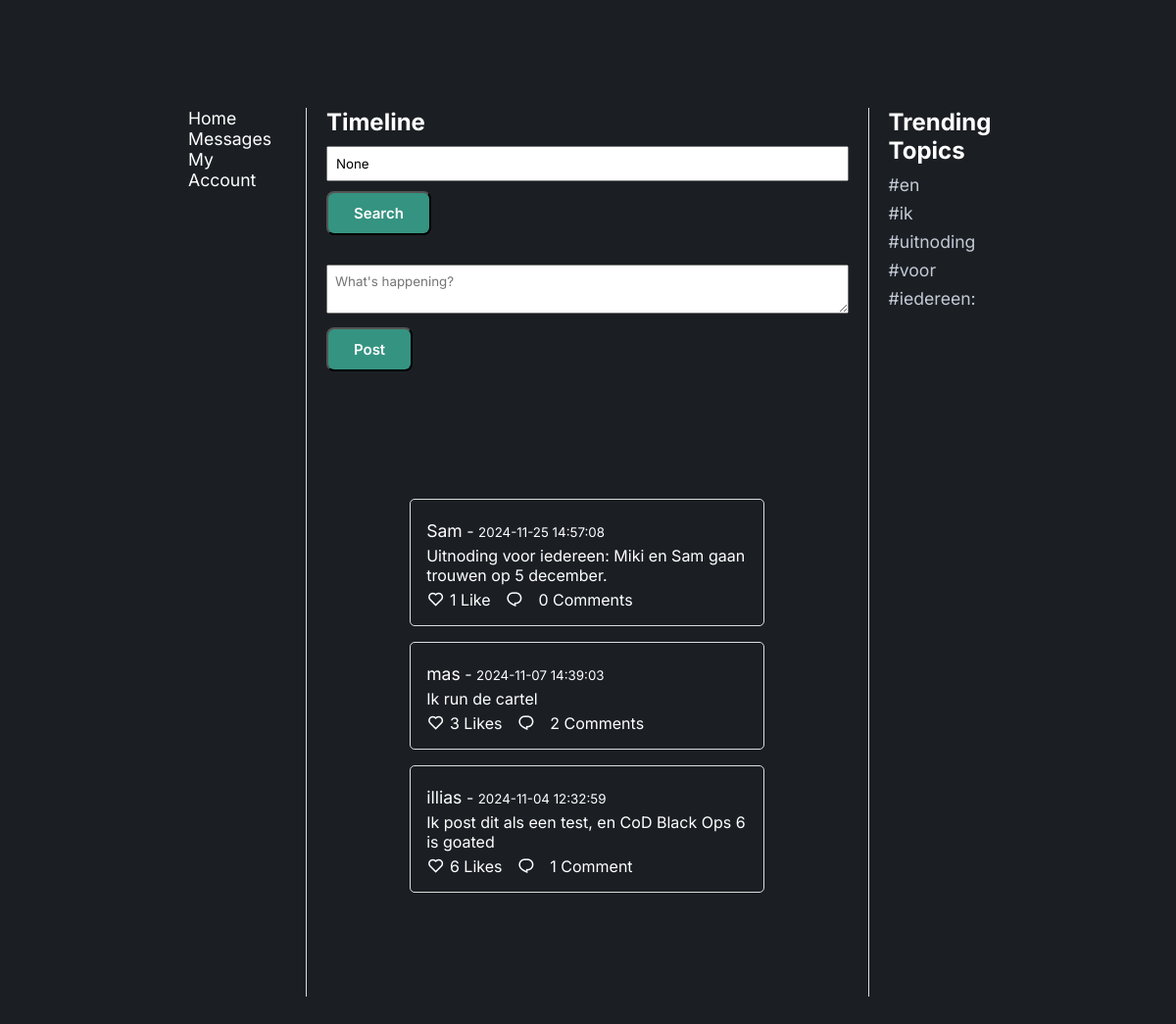
Page /home on the earlier database version.
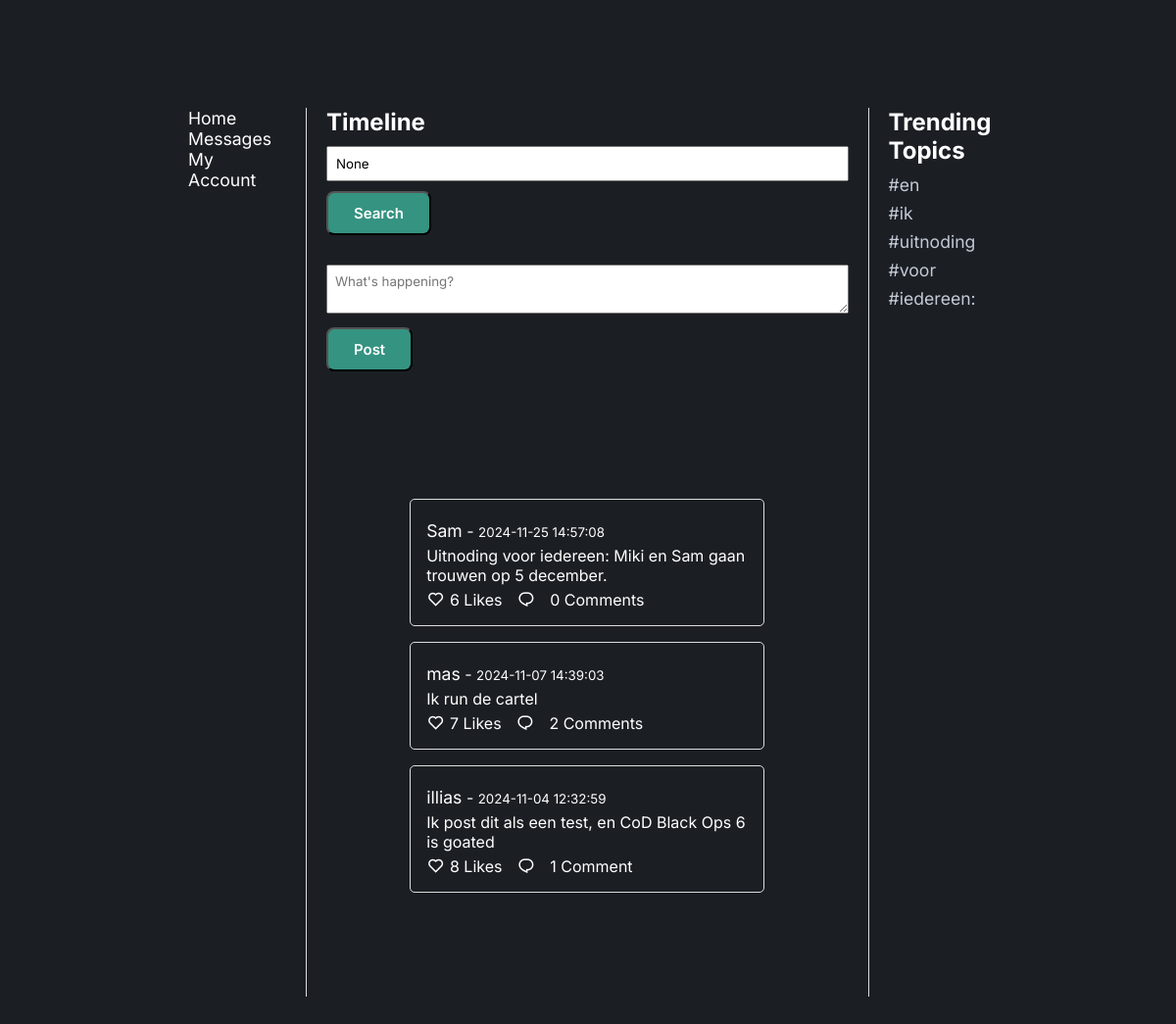
Same page on the later database version.
### app/models.py (models this page shows, shortened)
class Post(db.Model):
    id = db.Column(db.Integer, primary_key=True)
    username = db.Column(db.String(50), nullable=False)
    content = db.Column(db.String(280), nullable=False)
    timestamp = db.Column(db.DateTime, default=datetime.utcnow)
    like_count = db.Column(db.Integer, default=0)
    topics = db.Column(db.String(200))
    comments = db.relationship('Comment', backref='post', cascade="all, delete-orphan")

### app/routes.py (the view)
@main.route('/home')
def home():
    search_query = request.args.get('query')
    if search_query:
        posts = Post.query.filter(
            (Post.username.contains(search_query)) |
            (Post.content.contains(search_query))
        ).order_by(Post.timestamp.desc()).all()
    else:
        posts = Post.query.order_by(Post.timestamp.desc()).all()
    trending_topics = get_trending_topics(posts)
    return render_template('home.html', posts=posts, search_query=search_query, trending_topics=trending_topics)

### app/routes.py (called while the page is built)
def get_trending_topics(posts, num_trends=5):
    words = []
    for post in posts:
        words.extend(post.content.lower().split())
    common_words = Counter(words).most_common(num_trends)
    trending_topics = [word for word, _ in common_words]
    return trending_topics

### app/templates/home.html (shortened to what this page needs)
<!DOCTYPE html>
<html lang="en">
  <head>
    <link rel="stylesheet" href="{{ url_for('static', filename='stylesheet.css') }}" />
    <link href="https://cdn.jsdelivr.net/npm/remixicon@4.3.0/fonts/remixicon.css" rel="stylesheet" />
  </head>
  <body>
    <section>
      <div class="container">
        <div class="main-content">
        <div class="navbar">
          <a href="{{ url_for('main.home') }}" >Home</a>
          <a href="#" >Messages</a>
          <a href="{{ url_for('main.view_account') }}" class="account-link">My Account</a>
        </div>
          <div class="timeline-content">
            <h1>Timeline</h1>
            <form action="{{ url_for('main.home') }}" method="GET">
              <input type="text" name="query" placeholder="Search posts..." value="{{ search_query }}" />
              <button type="submit" class="i-btn">Search</button>
            </form>
            <form action="{{ url_for('main.post') }}" method="POST">
              <textarea name="content" placeholder="What's happening?" maxlength="280" required></textarea>
              <button type="submit" class="i-btn">Post</button>
            </form>
            <section id="posts">
              {% for post in posts %}
              <div class="post">
                <p><a href="{{ url_for('main.view_profile', username=post.username) }}" class="post-user">{{ post.username }}</a> - <small>{{ post.timestamp.strftime('%Y-%m-%d %H:%M:%S') }}</small></p>
              <p>{{ post.content }}</p>
                <div class="post-actions">
                  <form>
                    <button type="button" class="like-btn" data-post-id="{{ post.id }}">
                      <i class="ri-heart-line"></i>
                    </button>
                    <span id="like-count-{{ post.id }}">{{ post.like_count }} {{ 'Like' if post.like_count == 1 else 'Likes' }}</span>
                  </form>
                  <button id="toggle-btn-{{ post.id }}" onclick="toggleComments('{{ post.id }}')">
                    <i class="ri-chat-1-line" id="comment-icon-{{ post.id }}"></i>
                  </button>
                  <span>{{ post.comments|length }} {{ 'Comment' if post.comments|length == 1 else 'Comments' }}</span>
                </div>
              </div>
              {% endfor %}
            </section>
          </div>
          <div class="trending-topics">
            <h2>Trending Topics</h2>
            <ul>
              {% for topic in trending_topics %}
              <li>#{{ topic }}</li>
              {% endfor %}
            </ul>
          </div>
        </div>
    </section>
  </body>
</html>

### app/static/stylesheet.css (style rules this page uses)
* { padding: 0; margin: 0; box-sizing: border-box; font-family: "Inter", sans-serif; text-decoration: none; list-style: none; scroll-behavior: smooth; }
:root { --text-color: #fff; --bg-color: #1b1f24; --secong-bg-color: #22282f; --third-bg-color: #2d343f; --main-color: #359381; --second-color: #c3cad5; --tertiary-color: #93dfd5; --h1-font: 4.5rem; --h2-font: 2.9rem; --p-font: 1rem; }
body { color: var(--text-color); background: var(--bg-color); overflow-x: hidden; }
section { padding: 110px 16% 90px; background: var(--bg-color); }
.i-btn { display: inline-block; cursor: pointer; padding: 11px 26px; background: var(--main-color); color: var(--text-color); border-radius: 8px; font-size: 15px; font-weight: 600; transition: all 0.5s ease; }
.container { display: flex; justify-content: space-between; max-width: 100%; margin: 0 auto; }
.main-content { display: flex; width: 100%; }
.navbar { width: 15%; padding-right: 20px; border-right: 1px solid #ddd; }
.navbar a { display: inline-block; margin-right: 15px; color: var(--text-color); text-decoration: none; font-size: 1.1rem; }
.timeline-content { width: 75%; padding-right: 20px; padding-left: 20px; }
.trending-topics { width: 15%; padding-left: 20px; border-left: 1px solid #ddd; }
.trending-topics h2 { font-size: 1.5em; margin-bottom: 10px; color: var(--text-color); }
.trending-topics ul { list-style-type: none; }
.trending-topics ul li { font-size: 1.1em; color: var(--second-color); margin-bottom: 8px; }
form { margin-bottom: 20px; }
input, textarea { width: 100%; margin: 10px 0; padding: 8px; box-sizing: border-box; }
.post { position: relative; padding: 1rem; margin-bottom: 1rem; border: 1px solid #ddd; border-radius: 5px; }
.post p { margin: 5px 0; }
.post i { font-size: 18px; color: var(--text-color); cursor: pointer; }
.post button { background-color: transparent; color: var(--text-color); border: none; border-radius: 5px; cursor: pointer; }
.post-user { color: var(--text-color); font-size: 1.1rem; }
.post-actions { display: flex; align-items: center; gap: 15px; }
.post-actions button, .post-actions form { display: flex; align-items: center; gap: 5px; padding: 0; margin: 0; }

Differences in the rows shown:
changed Post "Sam": like_count "1" → "6"; like_count "Like" → "Likes"
changed Post "mas": like_count "3" → "7"
changed Post "illias": like_count "6" → "8"
